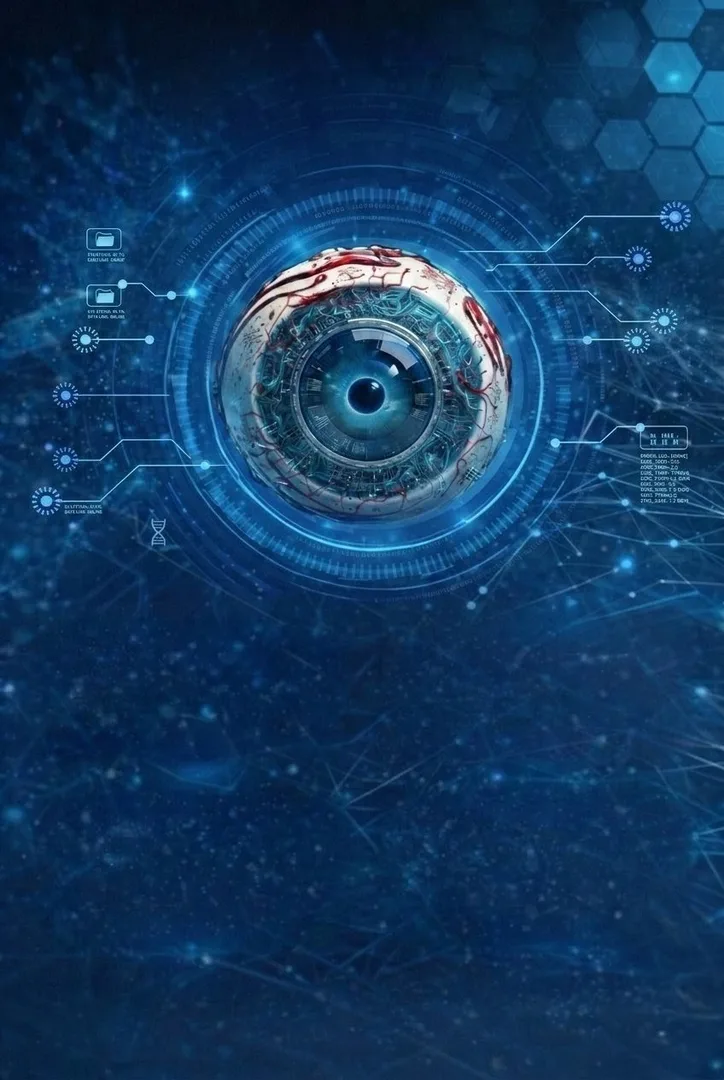
#> input picture frontend/images/argus-eye.webp, 724 x 1080 px
$ python generate_icons.py ../frontend/images/argus-eye.webp
#> lines starting #> are read from the running program, lines starting #| are printed output that depends on the picture; after the words box and inside, x2 and y2 are one past the last pixel; in counts of white or black regions, pixels touching at a corner belong together
#> in generate, img is the input picture: PIL image 724x1080 RGB; mean R, G, B 17.7, 57.3, 96.7
"""Script para gerar ícones PWA do Argus AI a partir da imagem do olho cyberpunk.

Processa a imagem original removendo o fundo branco e substituindo
pelo fundo escuro do app (#050A0F), depois redimensiona para os
tamanhos exigidos pelo manifest.json.

Dependências:
    pip install Pillow numpy
"""

import sys
from pathlib import Path

import numpy as np
from PIL import Image

SOURCE = (
    Path(sys.argv[1])
    if len(sys.argv) > 1
    else Path(r"C:\Users\User\Downloads\Phone Link\1772505697458.png")
)
OUT_DIR = Path(__file__).parent.parent / "frontend" / "icons"
BG_COLOR = (5, 10, 15)  # #050A0F


def remove_white_bg(img: Image.Image) -> Image.Image:
    """Remove o fundo branco e substitui pelo fundo escuro do app.

    Args:
        img: Imagem original em qualquer modo.

    Returns:
        Imagem RGBA com fundo branco substituído por #050A0F.
    """
    img = img.convert("RGBA")
#> img: PIL image 724x1080 RGBA
    data = np.array(img)

    r, g, b = data[:, :, 0], data[:, :, 1], data[:, :, 2]
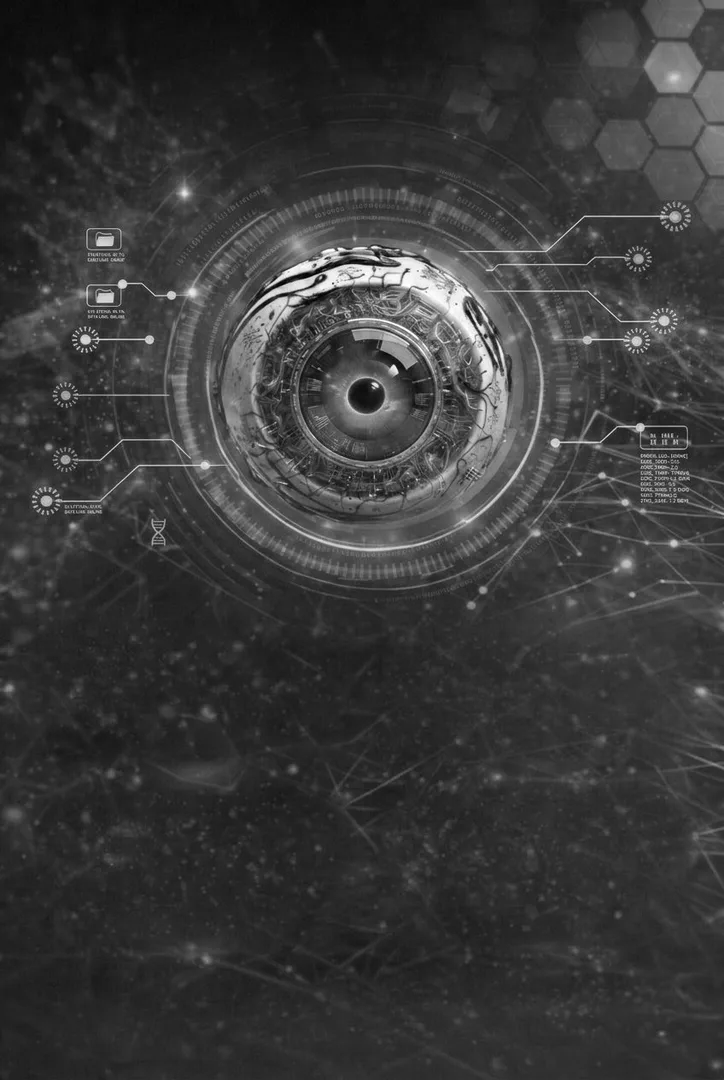
#> g: shape (1080, 724); min 0, max 255, mean 57.3
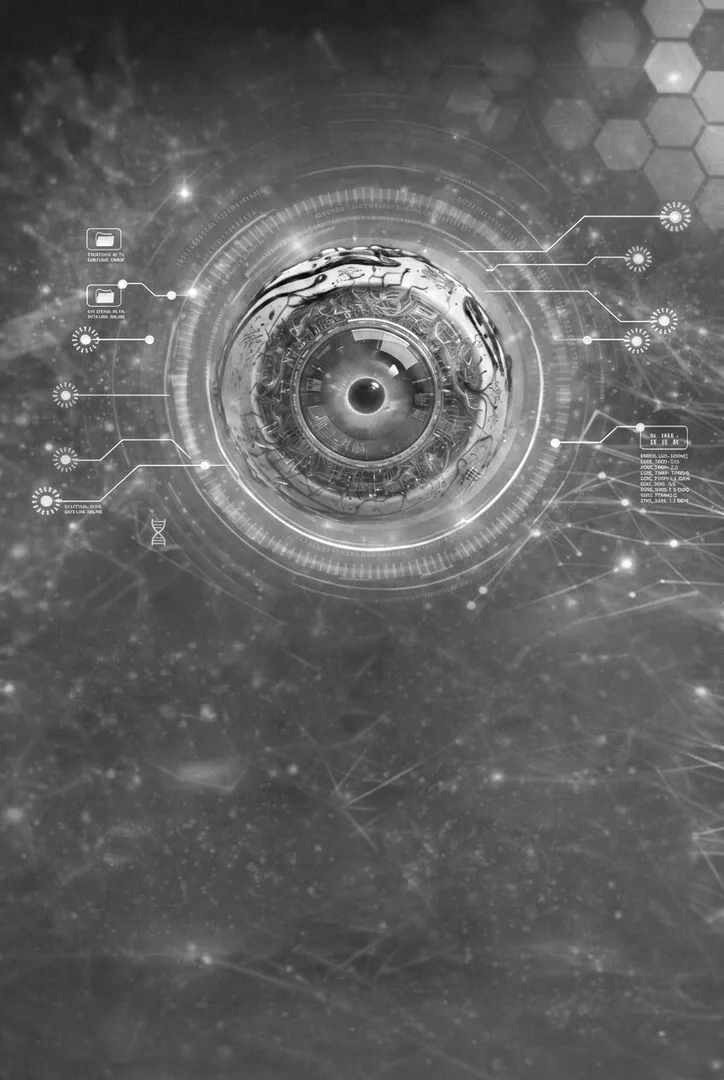
#> b: shape (1080, 724); min 0, max 255, mean 96.7
    mask = (r > 200) & (g > 200) & (b > 200)
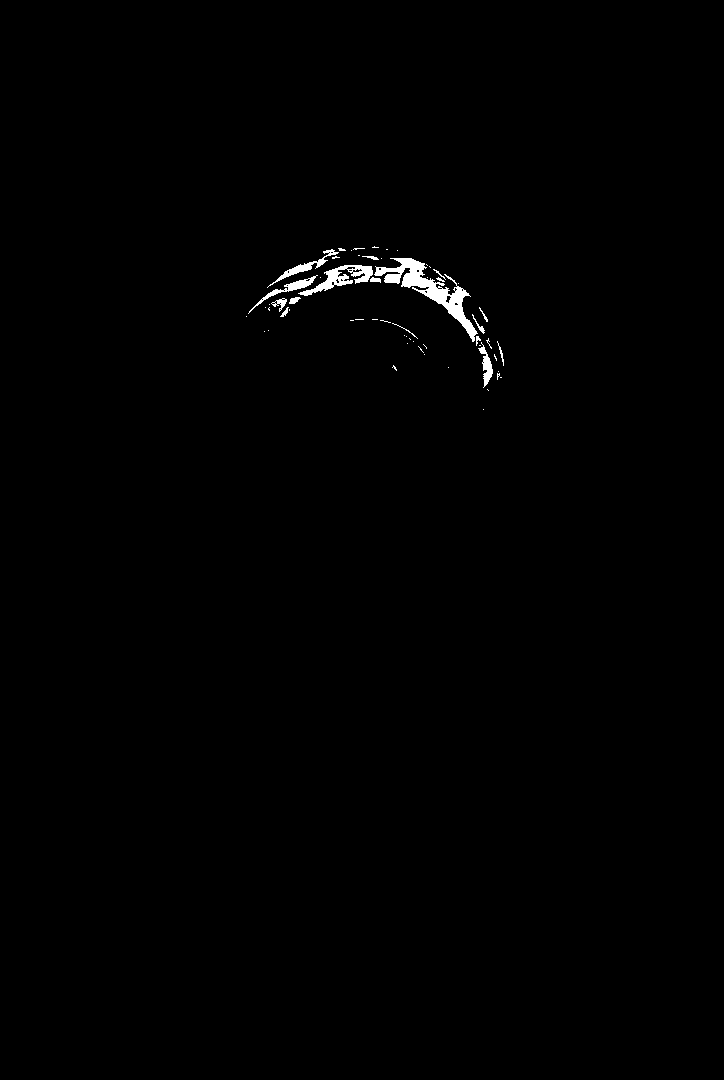
#> mask: shape (1080, 724) bool; 0.57% white; 60 white regions (44 under 20 px), largest, box (x1, y1, x2, y2) and area: (374, 258, 478, 342) 2000, (298, 265, 373, 296) 782, (267, 249, 339, 288) 372

    data[mask] = [*BG_COLOR, 255]
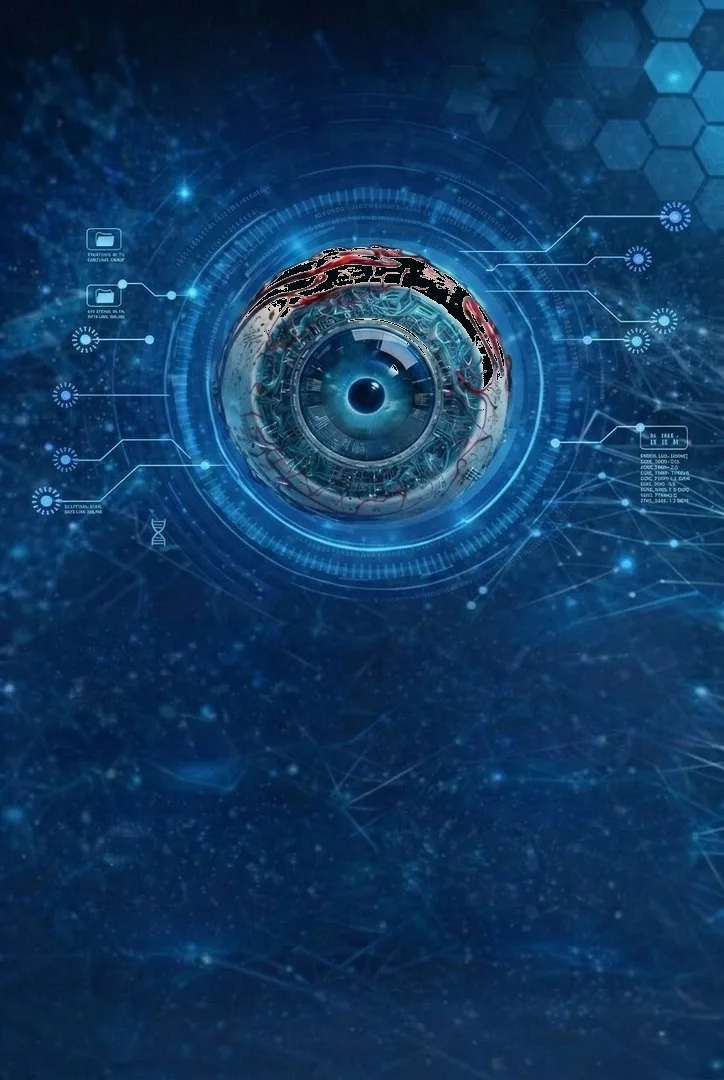
#> data: shape (1080, 724, 4); mean R, G, B, A 16.4, 56, 95.5, 255
    return Image.fromarray(data, "RGBA")


def crop_square(img: Image.Image) -> Image.Image:
    """Faz crop quadrado centralizado na imagem.

    Args:
        img: Imagem de entrada.

    Returns:
        Imagem quadrada centralizada.
    """
    w, h = img.size
#> w = 724; h = 1080
    size = min(w, h)
#> size = 724
    left = (w - size) // 2
#> left = 0
    top = (h - size) // 2
#> top = 178
    return img.crop((left, top, left + size, top + size))
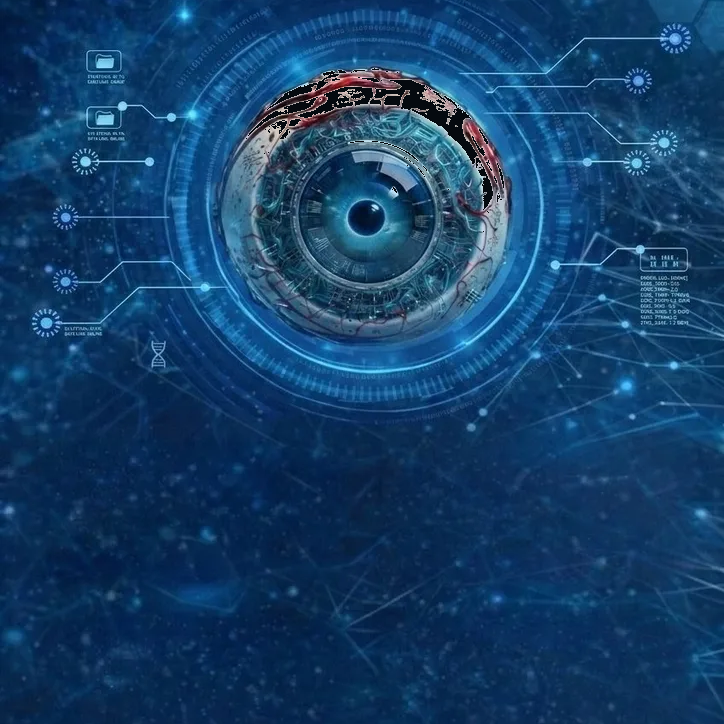
#> returned value: PIL image 724x724 RGBA; mean R, G, B, A 19.4, 62.3, 103.8, 255


def generate(source: Path, out_dir: Path) -> None:
    """Gera icon-192.png e icon-512.png a partir da imagem fonte.

    Args:
        source: Caminho da imagem original do olho cyberpunk.
        out_dir: Diretório de saída (frontend/icons/).
    """
    if not source.exists():
        print(f"Erro: arquivo não encontrado: {source}")
        sys.exit(1)

    out_dir.mkdir(parents=True, exist_ok=True)

    img = Image.open(source)
    img = remove_white_bg(img)
    img = crop_square(img)

    for size in (512, 192):
        resized = img.resize((size, size), Image.LANCZOS)
        # Converter para RGB antes de salvar (remove canal alpha)
        final = Image.new("RGB", (size, size), BG_COLOR)
        final.paste(resized, mask=resized.split()[3])
        out_path = out_dir / f"icon-{size}.png"
        final.save(out_path, "PNG", optimize=True)
        print(f"Gerado: {out_path} ({out_path.stat().st_size // 1024} KB)")
#> this loop made 1 pass
#> pass 1, in generate, `final = Image.new("RGB", (size, size), BG_COLOR)`:
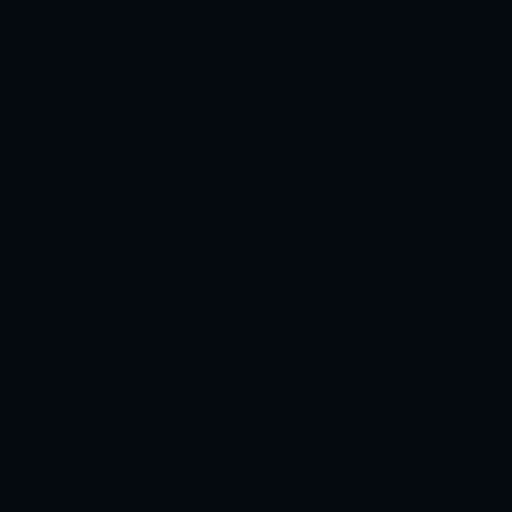
#> final: PIL image 512x512 RGB; mean R, G, B 5, 10, 15


if __name__ == "__main__":
#> (the run stopped early here; a loop or call above may not have finished)
